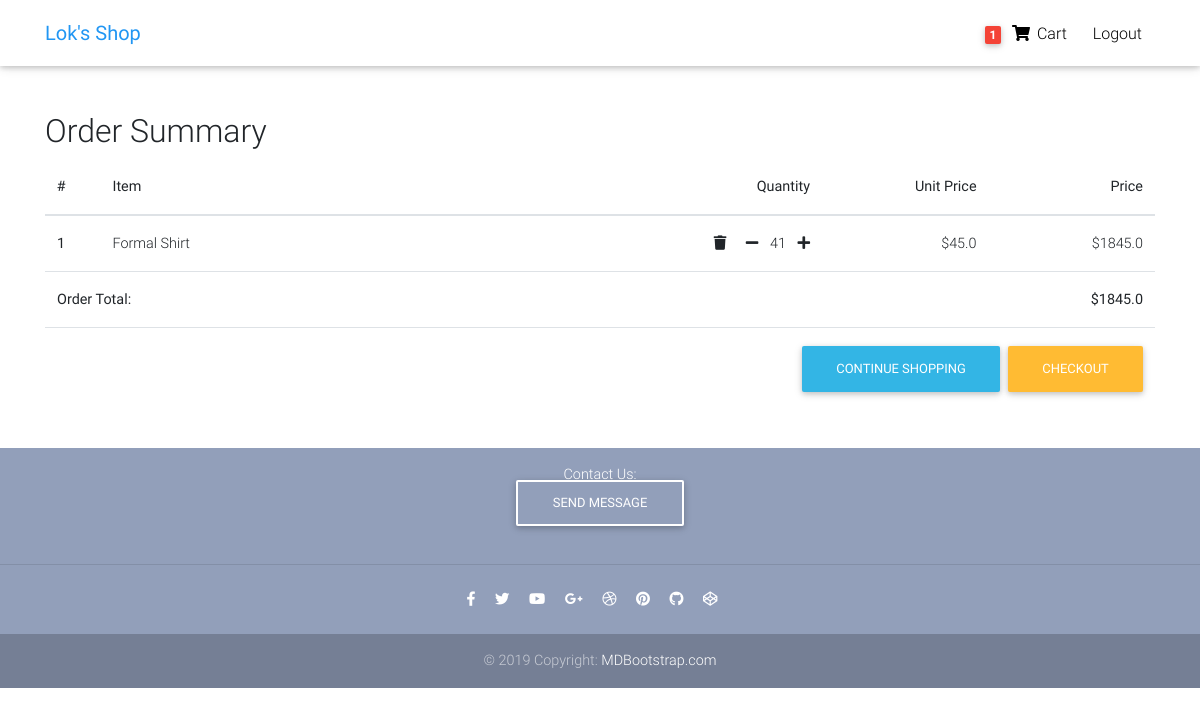
The page /order-summary/ (signed in) on the database as committed earlier.
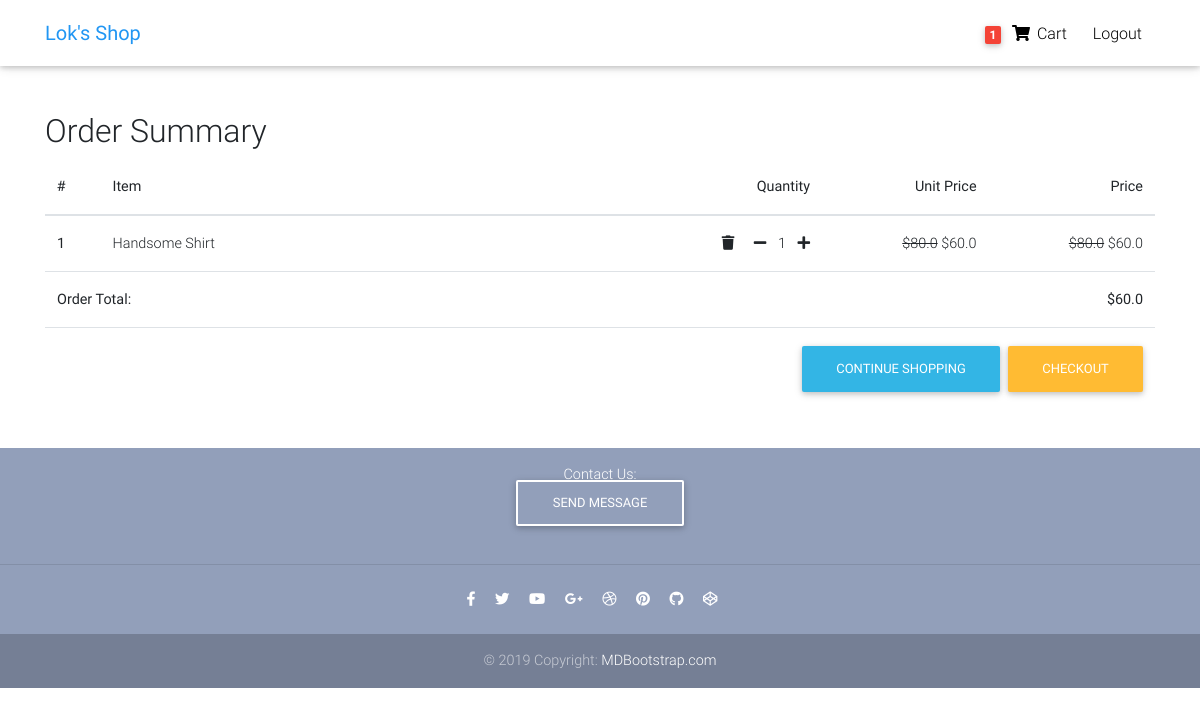
The same page on the database as committed later.
### core/models.py (models this page shows, shortened)
class OrderItem(models.Model):
    user = models.ForeignKey(settings.AUTH_USER_MODEL, on_delete=models.CASCADE)
    item = models.ForeignKey(Item, on_delete=models.CASCADE)
    quantity = models.IntegerField(default=1)
    ordered = models.BooleanField(default=False)
    def get_total_item_price(self):
        return self.quantity * self.item.price
    def get_total_item_discount_price(self):
        return self.quantity * self.item.discount_price
    def get_final_total_item_price(self):
        if self.item.discount_price:
            return self.get_total_item_discount_price()
        return self.get_total_item_price()

class Item(models.Model):
    title = models.CharField(max_length = 100)
    price = models.FloatField(default=0)
    discount_price = models.FloatField(blank=True, null = True)
    category = models.CharField(choices=CATEGORY_CHOICES, max_length = 2)
    label = models.CharField(choices=LABEL_CHOICES, max_length = 1)
    slug = models.SlugField(blank = True, null = True, unique = True)
    description = models.TextField()
    image = models.ImageField(blank=True, null=True)
    def get_absolute_url(self):
        return reverse("core:product", kwargs={
            'slug': self.slug
        })

class Order(models.Model):
    user = models.ForeignKey(settings.AUTH_USER_MODEL, on_delete=models.CASCADE)
    items = models.ManyToManyField(OrderItem)
    start_date = models.DateTimeField(auto_now_add=True)
    ordered_date = models.DateTimeField()
    ordered = models.BooleanField(default=False)
    billing_address = models.ForeignKey('BillingAddress', on_delete=models.SET_NULL, blank=True, null=True)
    payment = models.ForeignKey('Payment', on_delete=models.SET_NULL, blank=True, null=True)
    def get_total_order_price(self):
        total = 0
        for item in self.items.all():
            total+=item.get_final_total_item_price()
        return total

### core/views.py (the view)
# urls.py: path('order-summary/', OrderSummaryView.as_view(), name='order-summary'),
class OrderSummaryView(LoginRequiredMixin, View):
    def get(self,*args, **kwargs):
        try:
            order = Order.objects.get(user=self.request.user, ordered=False)
            context = {
                "object":order
            }
            return render(self.request, 'order_summary.html', context)
        except ObjectDoesNotExist:
            messages.warning(self.request, "You do not have an active order.")
            return redirect("/")

### core/templatetags/cart_template_tags.py (called while the page is built)
@register.filter
def cart_item_count(user):
    if user.is_authenticated:
        qs = Order.objects.filter(user=user, ordered=False)
        if qs.exists():
            return qs[0].items.count()
    return 0

### templates/order_summary.html (shortened to what this page needs)
{% extends "base.html" %}
{% load static %}
{% block content %}
  <div class="container pt-3">
        <div class="table-responsive text-nowrap">
            <h2>Order Summary</h2>
            <table class="table">
                <thead>
                    <tr>
                        <th scope="col" style="width:5%">#</th>
                        <th scope="col" style="width:50%">Item</th>
                        <th scope="col" style="width:15%; text-align:right">Quantity</th>
                        <th scope="col" style="width:15%; text-align:right">Unit Price</th>
                        <th scope="col" style="width:15%; text-align:right">Price</th>
                    </tr>
                </thead>
                <tbody>
                    {% for order_item in object.items.all %}
                      <tr>
                        <th scope="row">{{ forloop.counter }}</th>
                        <td>
                          <a href="{{ order_item.item.get_absolute_url }}">{{ order_item.item.title }}</a>
                        </td>
                        <td class="price">
                          <a href="{% url 'core:remove-from-cart' order_item.item.slug %}" class="remove-item"><i class="fas fa-trash mr-3"></i></a>
                          <a href="{% url 'core:remove-single-item-from-cart' order_item.item.slug %}" class="remove-single-item"><i class="fas fa-minus mr-2"></i></a>
                          {{ order_item.quantity }}
                          <a href="{% url 'core:add-single-item-to-cart' order_item.item.slug %}" class="add-single-item"><i class="fas fa-plus ml-2"></i></a>
                        </td>
                        {% if order_item.item.discount_price %}
                        <td class="price"><del>${{ order_item.item.price }}</del> ${{ order_item.item.discount_price }}</td>
                        <td class="price"><del>${{ order_item.get_total_item_price }}</del> ${{ order_item.get_total_item_discount_price }}</td>
                        {% else %}
                        <td class="price">${{ order_item.item.price }}</td>
                        <td class="price">${{ order_item.get_total_item_price }}</td>
                        {% endif %}
                      </tr>
                    {% endfor %}
                    {% if object.get_total_order_price %}
                    <tr>
                        <td colspan="4"><b>Order Total:</b></td>
                        <td style="text-align:right"><b>${{object.get_total_order_price }}</b></td>
                    </tr>
                    <tr>
                      <td colspan="5">
                        <a href="{% url 'core:checkout' %}" class="btn btn-warning float-right ml-2">Checkout</a>
                        <a href="{% url 'core:home' %}" class="btn btn-info float-right ml-2">Continue Shopping</a>
                      </td>
                    </tr>
                    {% endif %}
                </tbody>
            </table>
        </div>
  </div>
{% endblock content %}

Rows that differ between the two databases and show on the page:
no longer on this page (row edited): OrderItem: item "Formal Shirt", quantity "41", item.price "45.0", get_total_item_price "1845.0"
no longer on this page (row edited): Order: get_total_order_price "1845.0"
now on this page (row edited): OrderItem: item "Handsome Shirt", quantity "1", item.price "80.0", item.discount_price "60.0", get_total_item_price "80.0", get_total_item_discount_price "60.0"
added Order: get_total_order_price "60.0"
